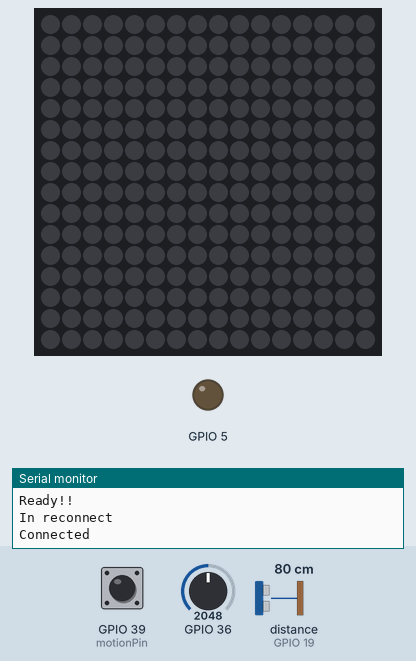
Recording of a program running on a simulated ESP32. Shown: 16×16 RGB LED matrix (first LED top left, wired row by row), output pins drawn as LEDs (lit = HIGH), the last lines printed to the serial monitor. The inputs (shaded band) are chosen by the test bench; at power-on: GPIO 39 (motionPin) HIGH, distance to the obstacle (sensor on GPIO 19) 80 cm, GPIO 36 = 2048. The echo pulse lasts 58.3 µs per cm; dim RGB values are drawn brighter than linear; WiFi joins after 1.5 s; servers stay silent unless stated; no MQTT or app messages arrive unless stated.

Above: at 2.8 s.
2.9 s: GPIO 39 (motionPin) pulled LOW for 0.15 s
At 3.29 s:
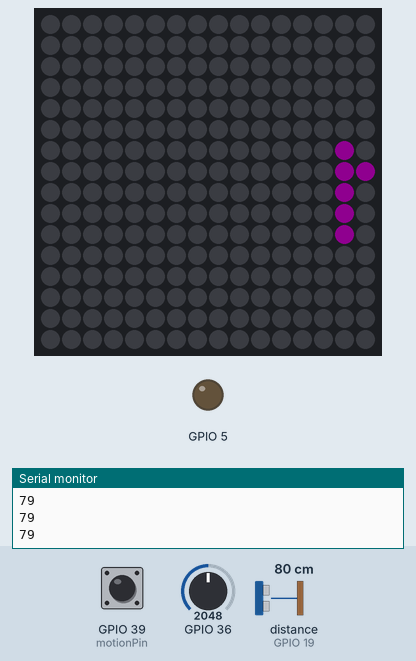
3.6 s: distance to the obstacle (sensor on GPIO 19) set to 2 cm
At 6.5 s:
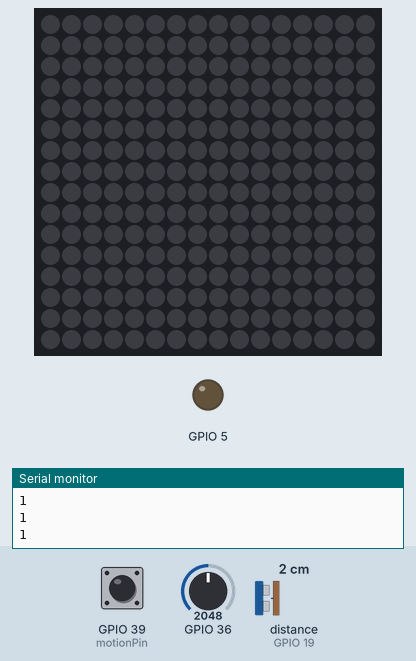
6.6 s: GPIO 36 set to 1228
At 7.31 s:
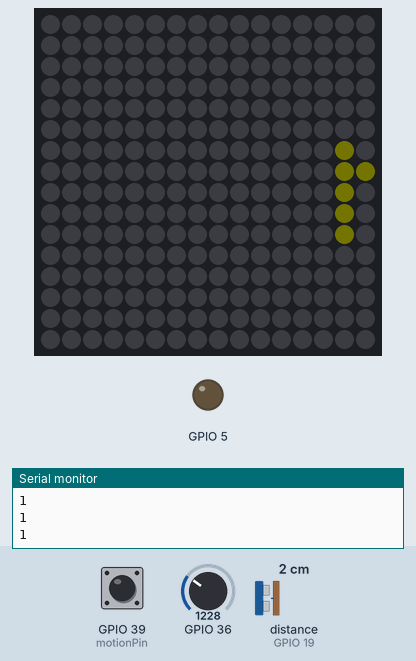
11.9 s: GPIO 36 set to 2047
At 11.98 s:
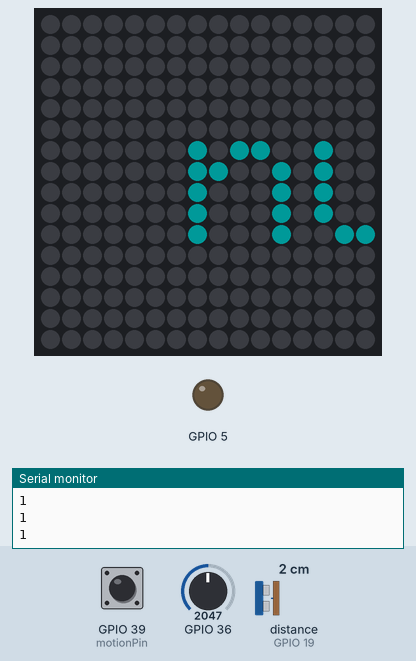
14.9 s: GPIO 36 set to 491
At 18.08 s:
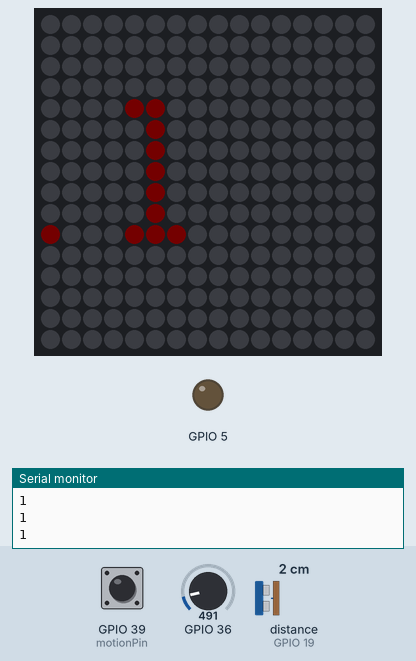

Measured:
- after the input at 2.9 s, the LEDs: first change after 0.26 s (image 1 shows a later state)

The program:

main.cpp
```cpp
#include <Arduino.h>
#include "credentials.h"
#include "Sensor.h"
#include "Matrix.h"
#include "MQTTManager.h"
#include "ConfManager.h"
#include "MyWiFI.h"
#include "FBManager.h"
#include "Helpers.h"

const uint8_t scrollSpeed = 80;
const uint8_t displayTimeSec = 10;

unsigned long duration;
auto countdown = false;

uint8_t distanceCm;
bool watched = false;
bool enableMatrix = false;
bool alreadyShowing = false;
unsigned long currentTime;
unsigned long lastTime;
unsigned long prevWatchTime;
const uint8_t motionPin = 39;
WiFiConfig wifiConfig(SSID, SSID_PASS);
MQTTConfig mqttConfig(BROKER, BROKER_USER, BROKER_PASS, CLIENT_NAME, SUB_TOPIC, PORT);
FBConfig fbConfig(API_KEY, USER_EMAIL, USER_PASSWORD, DATABASE_URL);

MyWiFi myWiFi(wifiConfig);
MQTTManager mqttManager(mqttConfig);
FBManager database(fbConfig);

String data = "Default";
LDRSensor ldrSensor(36); // Monitors the lumiosity and sets the matrix brightness accordingly
SonicSensor sonicSensor(5, 19);

Matrix matrix(16, 16, 18, &ldrSensor);

void retrieveData(); // Run only once per boot, re-treave any previous states, usefull incase of power shortage
void monitorMQTT();
void monitorMatrix();
void activateMatrix();
void monitorWatchTime();
void updateStats();
void setup()
{
    Serial.begin(115200);
    while (!Serial)
        ;
    myWiFi.setup();
    mqttManager.setup(myWiFi.espClient);
    database.setup();
    retrieveData();

    // Tried to refactor this but it become messy
    pinMode(motionPin, INPUT_PULLUP);
    attachInterrupt(digitalPinToInterrupt(motionPin), activateMatrix, RISING);
}

void loop()
{
    currentTime = millis();
    monitorMQTT();
    monitorMatrix();
}

void monitorMQTT()
{
    mqttManager.loop();
    if (mqttManager.hasData() && mqttManager.getData() != data)
    {
        data = mqttManager.getData();
        Serial.println("new data");
        Serial.println(data);
    }
}

void monitorMatrix()
{
    if (enableMatrix)
    {
        alreadyShowing = true;
        monitorWatchTime();
        matrix.scroll(data, scrollSpeed);
    }

    if (enableMatrix && (currentTime - lastTime > secondsToMillis(15)))
    {
        enableMatrix = false;
        alreadyShowing = false;
        matrix.turnoff();
        updateStats();
    }
}

void activateMatrix()
{
    if (enableMatrix && alreadyShowing)
        return; // Avoiding lags
    lastTime = millis();
    enableMatrix = true;
}

void retrieveData()
{
    if (database.isReady())
    {
        Serial.println("Ready!!");
        auto json = database.getStates("latestData");
        data = json["data"].as<String>();
    }
}

void monitorWatchTime()
{
    distanceCm = sonicSensor.reading();
    if (distanceCm <= 100)
    {
        if (!countdown) // Lock the time
        {
            prevWatchTime = currentTime;
            countdown = true;
        }
    }
    else
    {
        countdown = false;
    }

    if (countdown && (currentTime - prevWatchTime >= secondsToMillis(10)))
    {
        watched = true;
        countdown = false;
        prevWatchTime = currentTime;
    }

    Serial.println(distanceCm);
}

void updateStats()
{
    Serial.println("updating state!");
    DynamicJsonDocument doc(256);
    if (watched)
    {
        watched = false;
        doc["watched"] = true;
    }
    else
    {
        doc["watched"] = false;
    }

    doc["passedBy"] = true;
    mqttManager.sendData(doc);
}
```

ConfManager.cpp
```cpp
#include "ConfManager.h"
WiFiConfig::WiFiConfig(char const *SSID, char const *SSID_PASS)
{
    m_SSID = SSID;
    m_SSID_PASS = SSID_PASS;
}

MQTTConfig::MQTTConfig(char const *BROKER, char const *BROKER_USER, char const *BROKER_PASS, char const *CLIENT_NAME, char const *SUB_TOPIC, uint16_t &PORT)
{
    m_BROKER = BROKER;
    m_BROKER_USER = BROKER_USER;
    m_BROKER_PASS = BROKER_PASS;
    m_CLIENT_NAME = CLIENT_NAME;
    m_SUB_TOPIC = SUB_TOPIC;
    m_PORT = PORT;
}
FBConfig::FBConfig(const char *API_KEY, const char *USER_EMAIL, const char *USER_PASSWORD, const char *DATABASE_URL)
{
    m_API_KEY = API_KEY;
    m_USER_EMAIL = USER_EMAIL;
    m_USER_PASSWORD = USER_PASSWORD;
    m_DATABASE_URL = DATABASE_URL;
}
```

ConfManager.h
```cpp
#include "Arduino.h"
#ifndef ConfManager_H
#define ConfManager_H
// No need for so many files..

struct WiFiConfig
{
    explicit WiFiConfig() = default;
    WiFiConfig(char const *SSID, char const *SSID_PASS);
    char const *m_SSID_PASS;
    char const *m_SSID;
};

struct MQTTConfig
{
    explicit MQTTConfig() = default;
    explicit MQTTConfig(char const *BROKER, char const *BROKER_USER, char const *BROKER_PASS, char const *CLIENT_NAME, char const *SUB_TOPIC, uint16_t &PORT);
    char const *m_BROKER;
    char const *m_BROKER_USER;
    char const *m_BROKER_PASS;
    char const *m_CLIENT_NAME;
    char const *m_SUB_TOPIC;
    uint16_t m_PORT;
};
struct FBConfig
{
    explicit FBConfig() = default;
    explicit FBConfig(const char *API_KEY, const char *USER_EMAIL, const char *USER_PASSWORD, const char *DATABASE_URL);
    char const *m_API_KEY;
    char const *m_USER_EMAIL;
    char const *m_USER_PASSWORD;
    char const *m_DATABASE_URL;
};

#endif // ConfManager_H
```

FBManager.cpp
```cpp
#include "FBManager.h"
#include <addons/TokenHelper.h>
#include <addons/RTDBHelper.h>

FBManager::FBManager(FBConfig const &  fbConfig){
    m_fbConfig = fbConfig;
}

void FBManager::setup()
{
    Serial.printf("Firebase Client v%s\n\n", FIREBASE_CLIENT_VERSION);
    config.api_key = m_fbConfig.m_API_KEY;
    auth.user.email = m_fbConfig.m_USER_EMAIL;
    auth.user.password =m_fbConfig.m_USER_PASSWORD;
    config.database_url = m_fbConfig.m_DATABASE_URL;
    config.token_status_callback = tokenStatusCallback;
    Firebase.begin(&config, &auth);
    Firebase.reconnectWiFi(false);
    Firebase.setDoubleDigits(5);
}

bool FBManager::isReady()
{
    return Firebase.ready();
}

DynamicJsonDocument FBManager::getStates(const char *path)
{
    DynamicJsonDocument doc(1024);
    Firebase.RTDB.getJSON(&fbdo, path);
    deserializeJson(doc, fbdo.jsonString());
    return doc;
}
```

FBManager.h
```cpp
#ifndef FBManager_H
#define FBManager_H
#include <Arduino.h>
#include <FirebaseESP32.h>
#include <ArduinoJson.h>
#include "ConfManager.h"
class FBManager
{
private:
    FirebaseData fbdo;
    FirebaseAuth auth;
    FirebaseConfig config;
    FirebaseJson json;
    FBConfig m_fbConfig;

public:
    explicit FBManager(FBConfig const & fbConfig);
    void setup();
    DynamicJsonDocument getStates(const char *path);
    bool isReady();
};
#endif // FBManager_H
```

Helpers.h
```cpp
#include <Arduino.h>
#ifndef Helpers_H
#define Helpers_H
const unsigned long secondsToMillis(const uint8_t &seconds)
{
    return seconds * 1000;
}
const unsigned long minutesToMillis(const uint8_t &minutes)
{
    return minutes * secondsToMillis(60);
}
const unsigned long hoursToMillis(const uint8_t &hours)
{
    return hours * minutesToMillis(60);
}
#endif // Helpers_H
```

MQTTManager.cpp
```cpp
#include "MQTTManager.h"
MQTTManager::MQTTManager(MQTTConfig const &mqttConfig)
{
    m_mqttConfig = mqttConfig;
}

void MQTTManager::setup(WiFiClient &espClient)
{
    client = new PubSubClient(espClient);
    client->setServer(m_mqttConfig.m_BROKER, m_mqttConfig.m_PORT);
    client->setCallback(callback);
}
void MQTTManager::reconnect()
{
    Serial.println("In reconnect");
    while (!client->connected())
    {
        if (client->connect(m_mqttConfig.m_BROKER, m_mqttConfig.m_BROKER_USER, m_mqttConfig.m_BROKER_PASS))
        {
            Serial.println("Connected");
            client->subscribe(m_mqttConfig.m_SUB_TOPIC);
        }
        else
        {
            Serial.println("reconnecting");
            delay(5000);
        }
    }
}

void MQTTManager::loop()
{
    if (!client->connected())
    {
        reconnect();
    }

    client->loop();
}

void MQTTManager::callback(char *topic, byte *payload, unsigned int length)
{
    Serial.print("Message receaved: ");
    Serial.println(topic);
    DynamicJsonDocument doc(250);
    deserializeJson(doc, payload, length);
    data = doc["msg"].as<String>();
}

const bool MQTTManager::hasData() const
{
    return !data.isEmpty();
}

const String &MQTTManager::getData() const
{
    return data;
}
void MQTTManager::sendData(const DynamicJsonDocument &doc)
{

    char output[250];
    serializeJson(doc, output);
    client->publish("matrix/sub", output);
    Serial.println("Send data! ");
}

MQTTManager::~MQTTManager()
{
    client->disconnect();
    delete client;
}
```

MQTTManager.h
```cpp
#ifndef MQTTManager_H
#define MQTTManager_H
#include "Arduino.h"
#include <PubSubClient.h>
#include <ArduinoJson.h>
#include <ArduinoOTA.h>
#include "ConfManager.h"
class MQTTManager
{
public:
    MQTTManager(MQTTConfig const &m_mqttConfig);
    ~MQTTManager();
    void setup(WiFiClient &espClient);
    const bool hasData() const;
    const String &getData() const;
    void sendData(const DynamicJsonDocument & doc);
    void loop();

private:
    PubSubClient *client;
    void reconnect();
    static void callback(char *topic, byte *payload, unsigned int length);
    inline static String data;
    MQTTConfig m_mqttConfig;
    void setupWiFi();
};
#endif // MQTTManager_H
```

Matrix.cpp
```cpp
#include "Matrix.h"
Matrix::Matrix(const int &&W, const int &&H, const uint8_t &&pinNumber, LDRSensor *ldr)
{
    matrix = new Adafruit_NeoMatrix(W, H, pinNumber,
                                    NEO_MATRIX_TOP + NEO_MATRIX_LEFT +
                                        NEO_MATRIX_COLUMNS + NEO_MATRIX_ZIGZAG,
                                    NEO_GRB + NEO_KHZ800);
    colors = {
        matrix->Color(204, 0, 204), matrix->Color(204, 204, 0), matrix->Color(0, 255, 255),
        matrix->Color(255, 10, 127), matrix->Color(127, 0, 255), matrix->Color(0, 255, 0),
        matrix->Color(255, 99, 255)};

    matrix->begin();
    matrix->setTextWrap(false);
    matrix->setTextColor(colors[0]);
    x = matrix->width();
    pass = 0;
    m_ldr = ldr;
}

void Matrix::scroll(const String &text, const int &&scrollSpeed)
{
    auto brightness = getBrightness(m_ldr->reading());
    int scrollWidth = text.length() * 7;
    matrix->fillScreen(0);
    matrix->setCursor(x, 4);
    matrix->setBrightness(brightness);
    matrix->print(text);
    if (--x < -scrollWidth)
    {
        x = matrix->width();
        if (++pass >= 7)
            pass = 0;
        matrix->setTextColor(colors[pass]);
    }
    matrix->show();
    delay(scrollSpeed);
}
const uint8_t Matrix::getBrightness(uint8_t &&value)
{
    const uint8_t LOW_BRIGHTNESS = 1;
    const uint8_t MID_BRIGHTNESS = 25;
    const uint8_t HIGH_BRIGHTNESS = 50;

    if (value >= 0 && value < 100)
    {
        return LOW_BRIGHTNESS;
    }
    else if (value >= 100 && value < 200)
    {
        return MID_BRIGHTNESS;
    }
    return HIGH_BRIGHTNESS;
}

void Matrix::turnoff()
{
    matrix->fillScreen(0);
    matrix->setCursor(x, 4);
    matrix->setBrightness(0);
    matrix->show();
    Serial.println("Screen off!");
}

Matrix::~Matrix()
{
    delete matrix;
}
```

Matrix.h
```cpp
#ifndef Matrix_H
#define Matrix_H
#include "Arduino.h"
#include <Adafruit_GFX.h>
#include <Adafruit_NeoMatrix.h>
#include <Adafruit_NeoPixel.h>
#include "Sensor.h"
#include <vector>

class Matrix
{
public:
    explicit Matrix(const int &&W, const int &&H, const uint8_t &&pinNumber, LDRSensor *ldr);
    void scroll(const String &text, const int &&scrollSpeed);
    void turnoff();
    ~Matrix();

private:
    std::vector<uint16_t> colors;
    Adafruit_NeoMatrix *matrix;
    int x;
    uint8_t pass;
    LDRSensor *m_ldr;
    const uint8_t getBrightness(uint8_t &&value);
};
#endif // Matrix_H
```

MyWiFI.h
```cpp
#ifndef MyWiFi_H
#define MyWiFi_H
#include "Arduino.h"
#include "WiFiManager.h"
#include "WiFiClient.h"
#include <ArduinoOTA.h>
#include "ConfManager.h"

class MyWiFi
{
public:
    explicit MyWiFi(WiFiConfig const &wifiConfig);
    void setup();
    WiFiClient espClient;
private:
    WiFiConfig m_wifiConfig;
};
#endif // MyWiFi_H
```

MyWiFi.cpp
```cpp
#include "MyWiFi.h"
MyWiFi::MyWiFi(WiFiConfig const &wifiConfig)
{
    m_wifiConfig = wifiConfig;
}
void MyWiFi::setup()
{
    Serial.println("Setting up wifi");
    WiFiManager wm;
    bool res;
    res = wm.autoConnect(m_wifiConfig.m_SSID, m_wifiConfig.m_SSID_PASS);
    if (!res)
    {
        Serial.println("Failed to connect");
    }
    else
    {
        Serial.println("connected...yeey :)");
    }
}
```

Sensor.cpp
```cpp
#include "Sensor.h"
Sensor::Sensor(const uint8_t &pinNumber)
{
    m_pinNumber = pinNumber;
}

LDRSensor::LDRSensor(const uint8_t &pinNumber) : Sensor(pinNumber)
{
    pinMode(this->m_pinNumber, INPUT);
}
uint8_t LDRSensor::reading() const
{
    return (uint8_t)map(analogRead(m_pinNumber), 0, 4095, 0, 255);
}

SonicSensor::SonicSensor(const uint8_t &&trigPin, const uint8_t &&echoPin) : Sensor(echoPin)
{
    m_trigPin = trigPin;
    pinMode(m_trigPin, OUTPUT);
    pinMode(this->m_pinNumber, INPUT);
}
uint8_t SonicSensor::reading() const
{
    const float SOUND_SPEED = 0.034;
    const float CM_TO_INCH = 0.393701;
    unsigned long duration;
    uint8_t distanceCm;

    digitalWrite(m_trigPin, LOW);
    delayMicroseconds(2);

    digitalWrite(m_trigPin, HIGH);
    delayMicroseconds(10);
    digitalWrite(m_trigPin, LOW);

    duration = pulseIn(this->m_pinNumber, HIGH);
    distanceCm = duration * SOUND_SPEED / 2;

    return distanceCm;
}
```

Sensor.h
```cpp
#ifndef Sensor_H
#define Sensor_H
#include "Arduino.h"

// Base class for the sensors
class Sensor
{
public:
    explicit Sensor(const uint8_t &pinNumber);
    virtual uint8_t reading() const = 0;

protected:
    uint8_t m_pinNumber;
};

class LDRSensor : public Sensor
{
public:
    explicit LDRSensor(const uint8_t &pinNumber);
    uint8_t reading() const override;
};

class SonicSensor : public Sensor
{
public:
    explicit SonicSensor(const uint8_t &&trigPin, const uint8_t &&echoPin);
    uint8_t reading() const;

private:
    uint8_t m_trigPin;
};
#endif // Sensor_H
```

credentials.h
```cpp
#ifndef credentials_H
#define credentials_H

// WiFi credentials
char const *SSID = "";
char const *SSID_PASS = "";

// MQTT credentials
char const *BROKER = "";
char const *BROKER_USER = "";
char const *BROKER_PASS = "";
char const *CLIENT_NAME = "";
char const *SUB_TOPIC = "";
uint16_t PORT = 1883;

// Firebase credentials
char const *API_KEY = "";
char const *USER_EMAIL = "";
char const *USER_PASSWORD = "";
char const *DATABASE_URL = "";
#endif // credentials_H
```
